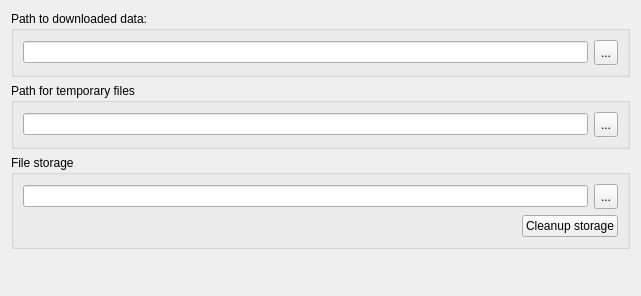
<?xml version="1.0" encoding="UTF-8"?>
<ui version="4.0">
 <class>DirectoriesSettingsWidget</class>
 <widget class="QWidget" name="DirectoriesSettingsWidget">
  <property name="geometry">
   <rect>
    <x>0</x>
    <y>0</y>
    <width>641</width>
    <height>296</height>
   </rect>
  </property>
  <property name="sizePolicy">
   <sizepolicy hsizetype="Minimum" vsizetype="Minimum">
    <horstretch>0</horstretch>
    <verstretch>0</verstretch>
   </sizepolicy>
  </property>
  <property name="windowTitle">
   <string/>
  </property>
  <layout class="QVBoxLayout" name="verticalLayout_4">
   <item>
    <widget class="QGroupBox" name="downloadedDataDirgroupBox">
     <property name="title">
      <string>Path to downloaded data:</string>
     </property>
     <layout class="QHBoxLayout" name="horizontalLayout_4">
      <item>
       <layout class="QHBoxLayout" name="horizontalLayout_3">
        <item>
         <widget class="QLineEdit" name="downloadsDirPathEdit"/>
        </item>
        <item>
         <widget class="QToolButton" name="browseDownloadDirButton">
          <property name="minimumSize">
           <size>
            <width>24</width>
            <height>25</height>
           </size>
          </property>
          <property name="toolTip">
           <string/>
          </property>
          <property name="text">
           <string>...</string>
          </property>
         </widget>
        </item>
       </layout>
      </item>
     </layout>
    </widget>
   </item>
   <item>
    <widget class="QGroupBox" name="tmpDirGroupBox">
     <property name="title">
      <string>Path for temporary files</string>
     </property>
     <layout class="QHBoxLayout" name="horizontalLayout_6">
      <item>
       <layout class="QHBoxLayout" name="horizontalLayout_5">
        <item>
         <widget class="QLineEdit" name="tmpDirPathEdit"/>
        </item>
        <item>
         <widget class="QToolButton" name="browseTmpDirButton">
          <property name="enabled">
           <bool>true</bool>
          </property>
          <property name="minimumSize">
           <size>
            <width>24</width>
            <height>25</height>
           </size>
          </property>
          <property name="maximumSize">
           <size>
            <width>24</width>
            <height>16777215</height>
           </size>
          </property>
          <property name="text">
           <string>...</string>
          </property>
          <property name="iconSize">
           <size>
            <width>16</width>
            <height>16</height>
           </size>
          </property>
         </widget>
        </item>
       </layout>
      </item>
     </layout>
    </widget>
   </item>
   <item>
    <widget class="QGroupBox" name="fileStorageGroupBox">
     <property name="title">
      <string>File storage</string>
     </property>
     <layout class="QVBoxLayout" name="verticalLayout_6">
      <item>
       <layout class="QHBoxLayout" name="horizontalLayout_9">
        <item>
         <widget class="QLineEdit" name="fileStorageDirPathEdit"/>
        </item>
        <item>
         <widget class="QToolButton" name="browseFileStorageButton">
          <property name="enabled">
           <bool>true</bool>
          </property>
          <property name="minimumSize">
           <size>
            <width>24</width>
            <height>25</height>
           </size>
          </property>
          <property name="maximumSize">
           <size>
            <width>24</width>
            <height>16777215</height>
           </size>
          </property>
          <property name="text">
           <string>...</string>
          </property>
          <property name="iconSize">
           <size>
            <width>16</width>
            <height>16</height>
           </size>
          </property>
         </widget>
        </item>
       </layout>
      </item>
      <item>
       <layout class="QHBoxLayout" name="horizontalLayout_8">
        <item>
         <spacer name="horizontalSpacer">
          <property name="orientation">
           <enum>Qt::Horizontal</enum>
          </property>
          <property name="sizeHint" stdset="0">
           <size>
            <width>40</width>
            <height>20</height>
           </size>
          </property>
         </spacer>
        </item>
        <item>
         <widget class="QPushButton" name="cleanupStorageButton">
          <property name="text">
           <string>Cleanup storage</string>
          </property>
         </widget>
        </item>
       </layout>
      </item>
     </layout>
    </widget>
   </item>
   <item>
    <spacer name="verticalSpacer">
     <property name="orientation">
      <enum>Qt::Vertical</enum>
     </property>
     <property name="sizeHint" stdset="0">
      <size>
       <width>20</width>
       <height>40</height>
      </size>
     </property>
    </spacer>
   </item>
  </layout>
 </widget>
 <resources/>
 <connections/>
 <buttongroups>
  <buttongroup name="buttonGroup"/>
 </buttongroups>
</ui>
